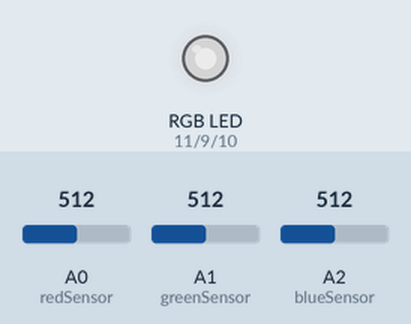
Recording of a sketch running on a simulated Arduino Uno, built with avr-gcc and run on an emulated ATmega328P. Shown: an RGB LED mixed from three pins (HIGH = lit). The test bench sets the inputs (shaded band); at power-on: A0 (redSensor) = 512, A1 (greenSensor) = 512, A2 (blueSensor) = 512. Dim RGB values are drawn brighter than linear; what the sketch prints to the serial monitor is not drawn.

Above: at 1.8 s.
1.9 s: A0 (redSensor) set to 716
At 4.1 s:
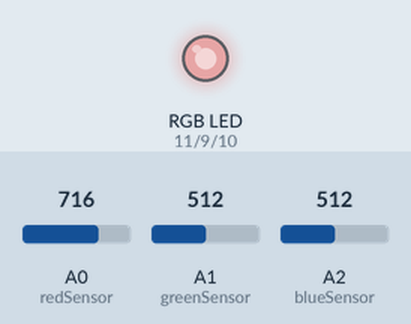
4.5 s: A1 (greenSensor) set to 716
At 6.5 s:
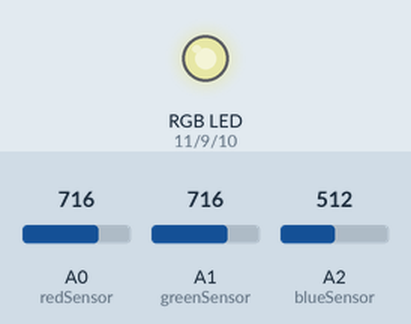
7.5 s: A2 (blueSensor) set to 716
At 10.0 s:
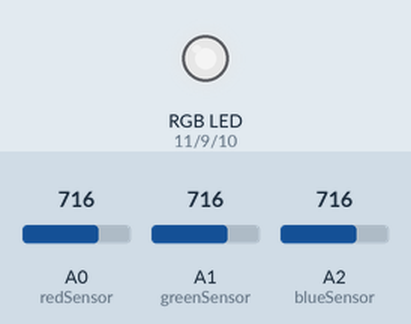
10.6 s: A0 (redSensor) set to 900
At 12.4 s:
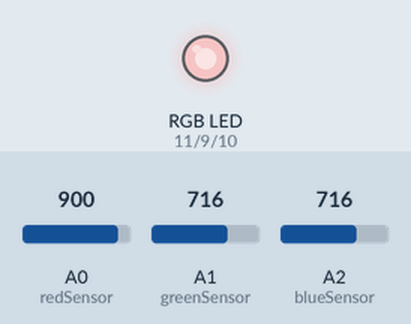
13.6 s: A1 (greenSensor) set to 900
At 16.0 s:
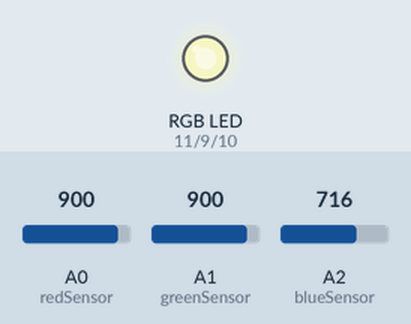
16.6 s: A2 (blueSensor) set to 900
At 19.6 s:
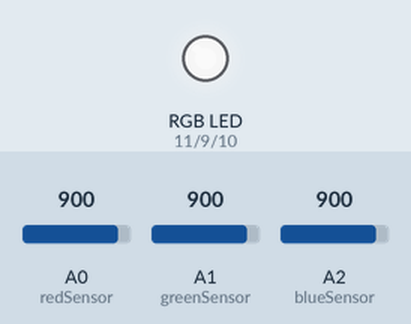
Timing chart, 0 to 20.7 s (numbered marks = the images above; inputs shaded):
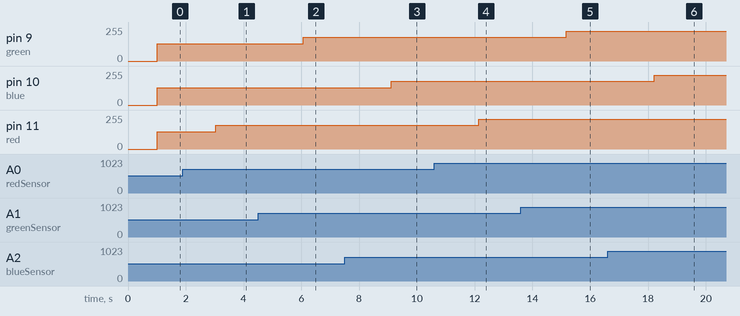

The sketch:

colorlamp.ino
```cpp
const int green = 9;
const int blue = 10;
const int red  = 11;

const int redSensor = A0;
const int greenSensor = A1;
const int blueSensor = A2;

float redVal = 0;
float greenVal = 0;
float blueVal = 0;

int redSensorVal = 0;
int greenSensorVal = 0;
int blueSensorVal = 0;

void setup() {
  // put your setup code here, to run once:
  Serial.begin(9600);
  pinMode(green, OUTPUT);
  pinMode(red, OUTPUT);
  pinMode(blue, OUTPUT);
}

void loop() {
  // put your main code here, to run repeatedly:
  redSensorVal = analogRead(redSensor);
  delay(5);
  greenSensorVal = analogRead(greenSensor);
  delay(5);
  blueSensorVal = analogRead(blueSensor);
  delay(1000);
  // convert
  redVal = redSensorVal/4.0;
  greenVal = greenSensorVal/4.0;
  blueVal = blueSensorVal/4.0;
  Serial.print("red");
  Serial.print(redVal);
  Serial.print("green");
  Serial.print(greenVal);
  Serial.print("blue");
  Serial.print(blueVal);
  // write
  analogWrite(red, redVal);
  analogWrite(blue, blueVal);
  analogWrite(green, greenVal);
}
```

Measured:
- after the input at 1.9 s, pin 11 (red): 128/255 → 179/255 after 1.1 s
- after the input at 4.5 s, pin 9 (green): 128/255 → 179/255 after 1.6 s
- after the input at 7.5 s, pin 10 (blue): 128/255 → 179/255 after 1.6 s
- after the input at 10.6 s, pin 11 (red): 179/255 → 225/255 after 1.5 s
- after the input at 13.6 s, pin 9 (green): 179/255 → 225/255 after 1.6 s
- after the input at 16.6 s, pin 10 (blue): 179/255 → 225/255 after 1.6 s
